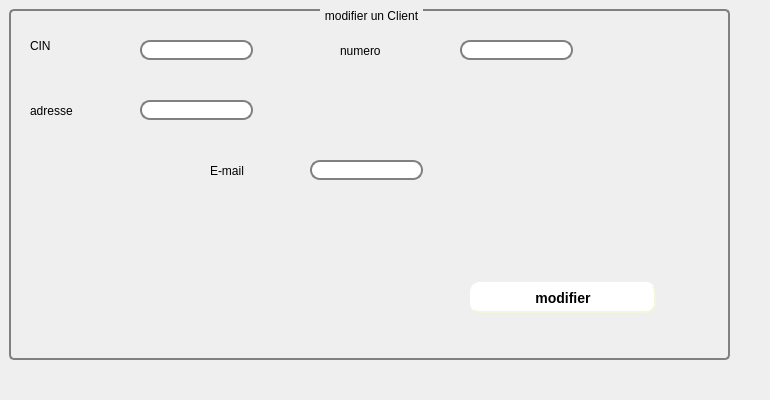
     <widget class="QWidget" name="tab_6">
      <attribute name="title">
       <string>modifier un client</string>
      </attribute>
      <widget class="QGroupBox" name="groupBox">
       <property name="geometry">
        <rect>
         <x>9</x>
         <y>9</y>
         <width>721</width>
         <height>351</height>
        </rect>
       </property>
       <property name="styleSheet">
        <string notr="true">QGroupBox {
    background-color: qlineargradient(x1: 0, y1: 0, x2: 0, y2: 1,
                                      stop: 0 #E0E0E0, stop: 1 #FFFFFF);
    border: 2px solid gray;
    border-radius: 5px;
    margin-top: 1ex; /* leave space at the top for the title */
}

QGroupBox::title {
    subcontrol-origin: margin;
    subcontrol-position: top center; /* position at the top center */
    padding: 0 3px;
    background-color: qlineargradient(x1: 0, y1: 0, x2: 0, y2: 1,
                                      stop: 0 #FF0ECE, stop: 1 #FFFFFF);
}</string>
       </property>
       <property name="title">
        <string>modifier un Client</string>
       </property>
      </widget>
      <widget class="QLineEdit" name="email_modif">
       <property name="geometry">
        <rect>
         <x>310</x>
         <y>160</y>
         <width>113</width>
         <height>20</height>
        </rect>
       </property>
       <property name="styleSheet">
        <string notr="true">QLineEdit {
    border: 2px solid gray;
    border-radius: 10px;
    padding: 0 8px;
    background: white;
    selection-background-color: darkgray;
}</string>
       </property>
      </widget>
      <widget class="QLineEdit" name="adresse_modif">
       <property name="geometry">
        <rect>
         <x>140</x>
         <y>100</y>
         <width>113</width>
         <height>20</height>
        </rect>
       </property>
       <property name="styleSheet">
        <string notr="true">QLineEdit {
    border: 2px solid gray;
    border-radius: 10px;
    padding: 0 8px;
    background: white;
    selection-background-color: darkgray;
}</string>
       </property>
      </widget>
      <widget class="QLineEdit" name="numero_modif">
       <property name="geometry">
        <rect>
         <x>460</x>
         <y>40</y>
         <width>113</width>
         <height>20</height>
        </rect>
       </property>
       <property name="styleSheet">
        <string notr="true">QLineEdit {
    border: 2px solid gray;
    border-radius: 10px;
    padding: 0 8px;
    background: white;
    selection-background-color: darkgray;
}</string>
       </property>
      </widget>
      <widget class="QLabel" name="label_12">
       <property name="geometry">
        <rect>
         <x>340</x>
         <y>30</y>
         <width>91</width>
         <height>41</height>
        </rect>
       </property>
       <property name="text">
        <string>numero </string>
       </property>
      </widget>
      <widget class="QLabel" name="label_13">
       <property name="geometry">
        <rect>
         <x>30</x>
         <y>30</y>
         <width>61</width>
         <height>31</height>
        </rect>
       </property>
       <property name="text">
        <string>CIN</string>
       </property>
      </widget>
      <widget class="QLineEdit" name="cin_modif">
       <property name="geometry">
        <rect>
         <x>140</x>
         <y>40</y>
         <width>113</width>
         <height>20</height>
        </rect>
       </property>
       <property name="styleSheet">
        <string notr="true">QLineEdit {
    border: 2px solid gray;
    border-radius: 10px;
    padding: 0 8px;
    background: white;
    selection-background-color: darkgray;
}</string>
       </property>
      </widget>
      <widget class="QLabel" name="label_15">
       <property name="geometry">
        <rect>
         <x>210</x>
         <y>150</y>
         <width>61</width>
         <height>41</height>
        </rect>
       </property>
       <property name="text">
        <string>E-mail</string>
       </property>
      </widget>
      <widget class="QPushButton" name="pb_modif">
       <property name="geometry">
        <rect>
         <x>470</x>
         <y>282</y>
         <width>186</width>
         <height>31</height>
        </rect>
       </property>
       <property name="styleSheet">
        <string notr="true">QPushButton#pb_modif {
    background-color: white;
    border-style: outset;
    border-width: 2px;
    border-radius: 10px;
    border-color: beige;
    font: bold 14px;
    min-width: 10em;
    padding: 6px;
}</string>
       </property>
       <property name="text">
        <string>modifier</string>
       </property>
      </widget>
      <widget class="QLabel" name="label_18">
       <property name="geometry">
        <rect>
         <x>30</x>
         <y>90</y>
         <width>61</width>
         <height>41</height>
        </rect>
       </property>
       <property name="text">
        <string>adresse</string>
       </property>
      </widget>
      <widget class="QLabel" name="label_33">
       <property name="geometry">
        <rect>
         <x>-6</x>
         <y>-1</y>
         <width>761</width>
         <height>391</height>
        </rect>
       </property>
       <property name="text">
        <string/>
       </property>
       <property name="pixmap">
        <pixmap>../../Downloads/78634496_719301035223392_5189077133661569024_n.jpg</pixmap>
       </property>
      </widget>
      <zorder>label_33</zorder>
      <zorder>groupBox</zorder>
      <zorder>email_modif</zorder>
      <zorder>adresse_modif</zorder>
      <zorder>numero_modif</zorder>
      <zorder>label_12</zorder>
      <zorder>label_13</zorder>
      <zorder>cin_modif</zorder>
      <zorder>label_15</zorder>
      <zorder>pb_modif</zorder>
      <zorder>label_18</zorder>
     </widget>
